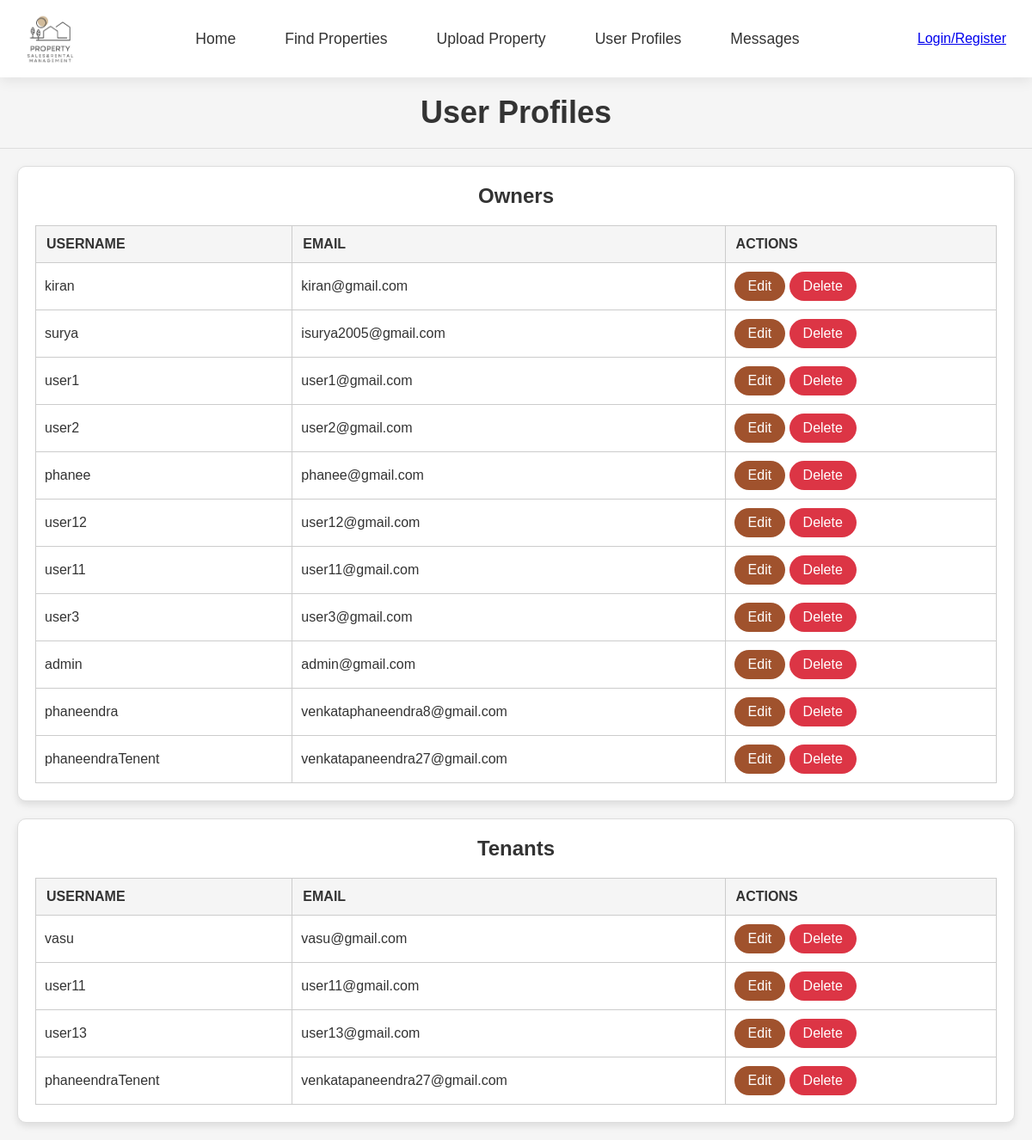
The page /adminapp/dashboard/ on the database its author committed.
### ownerapp/models.py (models this page shows, shortened)
class OwnerUser(models.Model):
    user = models.OneToOneField(User, on_delete=models.CASCADE)
    username = models.CharField(max_length=150)  # Will match the username in User
    email = models.EmailField()
    password = models.CharField(max_length=128)  # For storing the hashed password

### tenentapp/models.py (models this page shows, shortened)
class TenentUser(models.Model):
    user = models.OneToOneField(User, on_delete=models.CASCADE)
    username = models.CharField(max_length=150, unique=True)
    email = models.EmailField(unique=True)
    password = models.CharField(max_length=128)

### adminapp/views.py (the view)
# urls.py: path('dashboard/', views.dashboard, name='dashboard'),
def dashboard(request):
    owners = OwnerUser.objects.all()
    tenants = TenentUser.objects.all()
    context = {
        'owners': owners,
        'tenants': tenants
    }
    return render(request, 'adminapp/Dashboard.html', context)

### templates/adminApp/Dashboard.html (shortened to what this page needs)
{% load static %}
<html lang="en">
<head>
    <link rel="stylesheet" href="{% static 'css/adminApp/admin_Dashboard.css' %}">
    <link rel="stylesheet" href="{% static 'css/adminApp/homepage.css' %}">
</head>
<body>
{% block body %}
    {% include 'Navbar/adminNavBar.html' %}
    <section class="page-header">
        <h1>User Profiles</h1>
    </section>
    <section class="content">
        <div class="user-section">
            <center> <h2>Owners</h2></center>
            <table>
                <thead>
                    <tr>
                        <th>Username</th>
                        <th>Email</th>
                        <th>Actions</th>
                    </tr>
                </thead>
                <tbody>
                    {% for owner in owners %}
                    <tr>
                        <td>{{ owner.username }}</td>
                        <td>{{ owner.email }}</td>
                        <td>
                            <a class="button" href="{% url 'adminapp:edit_owner' owner.id %}">Edit</a>
                            <a class="button delete" href="#" onclick="confirmDelete(event, '{% url 'adminapp:delete_owner' owner.id %}')">Delete</a>
                        </td>
                    </tr>
                    {% endfor %}
                </tbody>
            </table>
        </div>
        <div class="user-section">
           <center><h2>Tenants</h2></center>
            <table>
                <thead>
                    <tr>
                        <th>Username</th>
                        <th>Email</th>
                        <th>Actions</th>
                    </tr>
                </thead>
                <tbody>
                    {% for tenant in tenants %}
                    <tr>
                        <td>{{ tenant.username }}</td>
                        <td>{{ tenant.email }}</td>
                        <td>
                            <a class="button" href="{% url 'adminapp:edit_tenant' tenant.id %}">Edit</a>
                            <a class="button delete" href="#" onclick="confirmDelete(event, '{% url 'adminapp:delete_tenant' tenant.id %}')">Delete</a>
                        </td>
                    </tr>
                    {% endfor %}
                </tbody>
            </table>
        </div>
    </section>
{% endblock %}
</body>
</html>

### static/css/adminApp/admin_Dashboard.css (style rules this page uses)
body { font-family: Arial, sans-serif; background-color: #f4f4f4; margin: 0; padding: 0; }
.page-header { background-color: #333; padding: 15px; color: #fff; text-align: center; margin-bottom: 20px; }
.content { margin: 20px; }
.user-section { margin: 20px 0; background-color: #fff; border-radius: 8px; box-shadow: 0 0 10px rgba(0, 0, 0, 0.1); padding: 20px; }
h2 { color: #333; margin-bottom: 10px; }
table { width: 100%; border-collapse: collapse; margin-top: 10px; background-color: #fff; }
table, th, td { border: 1px solid #ccc; }
th, td { padding: 12px; text-align: left; font-size: 1em; }
th { background-color: #f8f9fa; font-weight: bold; text-transform: uppercase; }
.button { display: inline-block; padding: 5px 10px; background-color: #007BFF; color: #fff; text-decoration: none; border-radius: 3px; transition: background-color 0.3s ease; }
.delete { background-color: #dc3545; }

### static/css/adminApp/homepage.css (style rules this page uses)
* { margin: 0; padding: 0; box-sizing: border-box; }
body { font-family: 'Poppins', sans-serif; margin: 0; padding: 0; background-color: #f5f5f5; color: #333; }

### templates/adminApp/Dashboard.html (style rules this page uses)
.page-header { text-align: center; padding: 20px; background-color: #f5f5f5; color: #333; font-size: 24px; font-weight: bold; border-bottom: 1px solid #ddd; }
.user-section { margin: 20px auto; width: 100%; max-width: 1200px; background-color: #fff; border: 1px solid #ddd; border-radius: 10px; box-shadow: 0 4px 8px rgba(0, 0, 0, 0.1); padding: 20px; }
.user-section h2 { color: #333; margin-bottom: 20px; text-align: center; }
table { width: 100%; border-collapse: collapse; margin-top: 10px; }
table thead th { background-color: #f5f5f5; color: #333; padding: 12px; text-align: left; }
table tbody tr { border-top: 1px solid #ddd; }
table tbody td { padding: 10px; color: #333; }
.button { padding: 8px 16px; border-radius: 20px; text-decoration: none; color: white; background-color: #a0522d; transition: background-color 0.3s ease, opacity 0.3s ease, transform 0.2s ease; }
.delete { background-color: #dc3545; }

### rows shown on the page
OwnerUser: username "kiran", email "kiran@gmail.com"
OwnerUser: username "surya", email "isurya2005@gmail.com"
OwnerUser: username "user1", email "user1@gmail.com"
OwnerUser: username "user2", email "user2@gmail.com"
OwnerUser: username "phanee", email "phanee@gmail.com"
OwnerUser: username "user12", email "user12@gmail.com"
OwnerUser: username "user11", email "user11@gmail.com"
OwnerUser: username "user3", email "user3@gmail.com"
OwnerUser: username "admin", email "admin@gmail.com"
OwnerUser: username "phaneendra", email "venkataphaneendra8@gmail.com"
OwnerUser: username "phaneendraTenent", email "venkatapaneendra27@gmail.com"
TenentUser: username "vasu", email "vasu@gmail.com"
TenentUser: username "user11", email "user11@gmail.com"
TenentUser: username "user13", email "user13@gmail.com"
TenentUser: username "phaneendraTenent", email "venkatapaneendra27@gmail.com"
